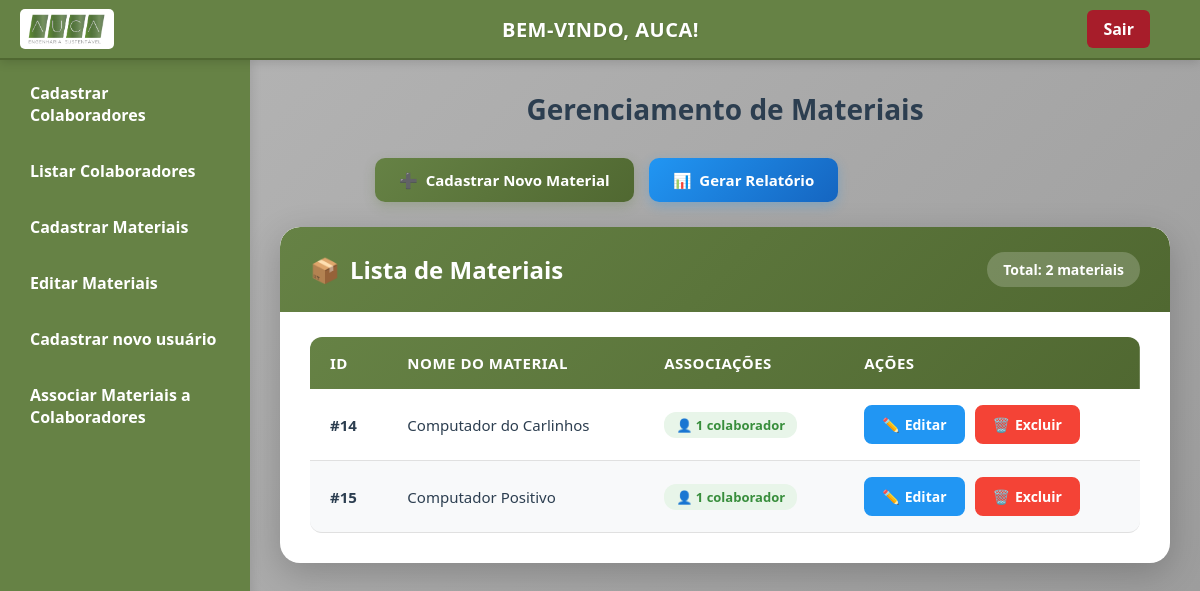
The app's page /listar_materiais.php (signed in) with its own data.
### tables this page shows
CREATE TABLE `materiais` (
  `id` int(11) NOT NULL,
  `nome` varchar(100) NOT NULL,
  `origem` varchar(100) NOT NULL
);

### listar_materiais.php (the view, shortened to what this page needs)
<?php
$servername = "localhost";
$db_username = "root";
$db_password = "";
$dbname = "auca_engenharia";
$conn = new mysqli($servername, $db_username, $db_password, $dbname);
$sql = "SELECT m.id, m.nome,
        COUNT(cm.colaborador_id) as total_associacoes
        FROM materiais m
        LEFT JOIN colaborador_materiais cm ON m.id = cm.material_id
        GROUP BY m.id, m.nome
        ORDER BY m.nome";
$result = $conn->query($sql);
$total_materiais = $result->num_rows;
?>
<!DOCTYPE html>
<html lang="pt-br">
<head>
    <link rel="stylesheet" href="css/colaboradores_novo_usuario.css?v=<?php echo time(); ?>" />
</head>
<body>
<div class="navbar">
    <img src="imagens/logo_nova.png" alt="Logo AUCA" class="logo" />
    <h1>Bem-vindo, <?php echo htmlspecialchars($_SESSION['usuario']); ?>!</h1>
    <a href="logout.php" class="logout">Sair</a>
</div>
<div class="sidebar">
    <a href="colaboradores.php">Cadastrar Colaboradores</a>
    <a href="listar_colaboradores.php">Listar Colaboradores</a>
    <a href="materiais.php">Cadastrar Materiais</a>
    <a href="listar_materiais.php">Editar Materiais</a>
    <a href="novo_usuario.php">Cadastrar novo usuário</a>
    <a href="associar_materiais.php">Associar Materiais a Colaboradores</a>
</div>
<div class="main-content">
    <h2>Gerenciamento de Materiais</h2>
    <div class="top-buttons">
        <a href="materiais.php" class="btn-action">
            <span>➕</span> Cadastrar Novo Material
        </a>
        <a href="relatorio_colaboradores_materias.php" class="btn-action secondary">
            <span>📊</span> Gerar Relatório
        </a>
    </div>
    <div class="table-container">
        <div class="table-header">
            <h3>
                <span>📦</span> Lista de Materiais
            </h3>
            <div class="table-stats">
                Total: <?php echo $total_materiais; ?> materiais
            </div>
        </div>
        <?php if ($result && $total_materiais > 0): ?>
        <div class="table-wrapper">
            <table>
                <thead>
                    <tr>
                        <th>ID</th>
                        <th>Nome do Material</th>
                        <th>Associações</th>
                        <th>Ações</th>
                    </tr>
                </thead>
                <tbody>
                    <?php while($row = $result->fetch_assoc()): ?>
                    <tr>
                        <td><strong>#<?php echo htmlspecialchars($row['id']); ?></strong></td>
                        <td><?php echo htmlspecialchars($row['nome']); ?></td>
                        <td>
                            <?php
                            $total_assoc = $row['total_associacoes'];
                            $badge_class = '';
                            if ($total_assoc == 0) {
                                $badge_class = 'badge';
                                $badge_text = '🆓 Disponível';
                            } elseif ($total_assoc == 1) {
                                $badge_class = 'badge success';
                                $badge_text = '👤 1 colaborador';
                            } else {
                                $badge_class = 'badge warning';
                                $badge_text = '👥 ' . $total_assoc . ' colaboradores';
                            }
                            ?>
                            <span class="<?php echo $badge_class; ?>">
                                <?php echo $badge_text; ?>
                            </span>
                        </td>
                        <td>
                            <div class="action-buttons">
                                <a href="editar_material.php?id=<?php echo $row['id']; ?>" class="btn-table btn-edit">
                                    <span>✏️</span> Editar
                                </a>
                                <a href="?delete_id=<?php echo $row['id']; ?>"
                                   class="btn-table btn-delete"
                                   onclick="return confirmDelete('<?php echo htmlspecialchars(addslashes($row['nome'])); ?>', <?php echo $total_assoc; ?>)">
                                    <span>🗑️</span> Excluir
                                </a>
                            </div>
                        </td>
                    </tr>
                    <?php endwhile; ?>
                </tbody>
            </table>
        </div>
        <?php endif; ?>
    </div>
</div>
</body>
</html>

### css/colaboradores_novo_usuario.css (style rules this page uses)
* { margin: 0; padding: 0; box-sizing: border-box; }
html, body { height: 100%; font-family: 'Segoe UI', Tahoma, Geneva, Verdana, sans-serif; color: #2c3e50; width: 100%; overflow-x: hidden; }
.navbar { width: 100%; height: 60px; background-color: #668245; display: flex; align-items: center; padding: 0 20px; position: fixed; top: 0; left: 0; border-bottom: 2px solid #506831; z-index: 1000; justify-content: space-between; color: white; box-shadow: 0 2px 10px rgba(0, 0, 0, 0.15); }
.navbar .logo { height: 40px; border-radius: 5px; transition: transform 0.3s ease; }
.navbar h1 { margin: 0 auto; font-size: 20px; flex-grow: 1; text-align: center; color: white; font-weight: 600; letter-spacing: 0.5px; }
.navbar .logout { background-color: #a71d2a; padding: 8px 16px; border-radius: 6px; text-decoration: none; color: white; font-weight: bold; transition: all 0.3s ease; margin-right: 30px; }
.sidebar { width: 250px; background-color: #668245; display: flex; flex-direction: column; position: fixed; top: 60px; left: 0; height: calc(100vh - 60px); padding: 10px; box-sizing: border-box; color: white; overflow-y: auto; box-shadow: 2px 0 10px rgba(0, 0, 0, 0.1); }
.sidebar a { color: white; padding: 12px 20px; margin-bottom: 10px; border-radius: 8px; text-decoration: none; font-size: 16px; font-weight: 600; background-color: transparent; display: block; transition: all 0.3s ease; }
.main-content { margin-left: 250px; padding: 90px 30px 30px; background: linear-gradient(135deg, #B3B3B3 0%, #9a9a9a 100%); color: #2c3e50; min-height: 100vh; box-sizing: border-box; }
.main-content > * { max-width: 700px; margin-left: auto; margin-right: auto; }
h1 { margin: 0 0 40px 0; text-align: center; font-weight: 700; color: #2c3e50; font-size: 32px; text-transform: uppercase; letter-spacing: 1px; text-shadow: 1px 1px 2px rgba(0, 0, 0, 0.1); }
h2 { color: #2c3e50; font-size: 28px; font-weight: 700; text-align: center; margin-bottom: 30px; }
::placeholder { color: #999; font-style: italic; }

### records on screen
materiais: id "14", nome "Computador do Carlinhos", badge_text "👤 1 colaborador"
materiais: id "15", nome "Computador Positivo", badge_text "👤 1 colaborador"

### other values on screen
$_SESSION['usuario'] "AUCA"
$total_materiais "2"
